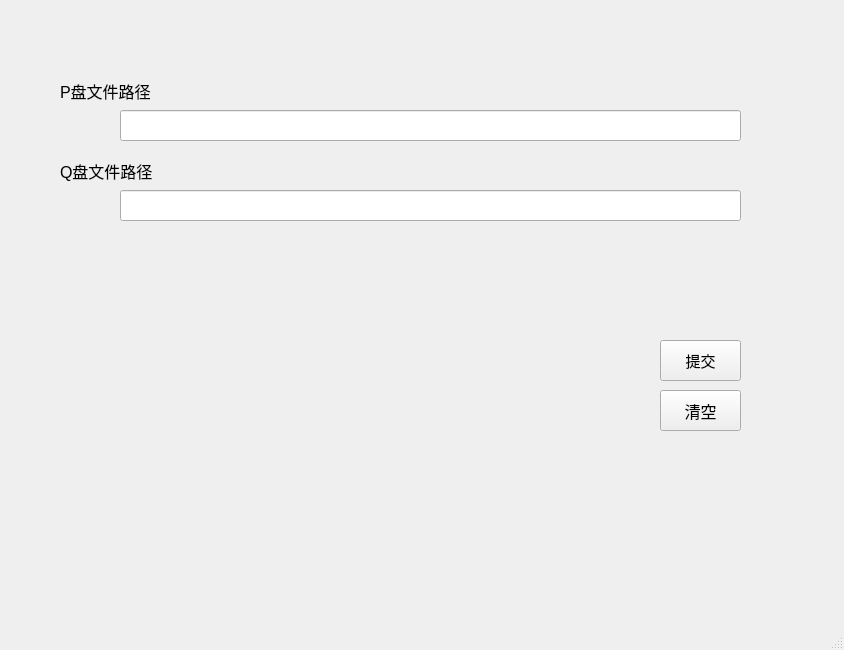
<?xml version="1.0" encoding="UTF-8"?>
<ui version="4.0">
 <class>MainWindow</class>
 <widget class="QMainWindow" name="MainWindow">
  <property name="geometry">
   <rect>
    <x>0</x>
    <y>0</y>
    <width>844</width>
    <height>650</height>
   </rect>
  </property>
  <property name="windowTitle">
   <string>MainWindow</string>
  </property>
  <property name="toolButtonStyle">
   <enum>Qt::ToolButtonFollowStyle</enum>
  </property>
  <widget class="QWidget" name="centralwidget">
   <widget class="QPushButton" name="pushButton">
    <property name="geometry">
     <rect>
      <x>660</x>
      <y>340</y>
      <width>81</width>
      <height>41</height>
     </rect>
    </property>
    <property name="palette">
     <palette>
      <active>
       <colorrole role="Text">
        <brush brushstyle="SolidPattern">
         <color alpha="255">
          <red>0</red>
          <green>0</green>
          <blue>0</blue>
         </color>
        </brush>
       </colorrole>
       <colorrole role="Base">
        <brush brushstyle="SolidPattern">
         <color alpha="255">
          <red>255</red>
          <green>255</green>
          <blue>255</blue>
         </color>
        </brush>
       </colorrole>
       <colorrole role="PlaceholderText">
        <brush brushstyle="SolidPattern">
         <color alpha="128">
          <red>0</red>
          <green>170</green>
          <blue>255</blue>
         </color>
        </brush>
       </colorrole>
      </active>
      <inactive>
       <colorrole role="Text">
        <brush brushstyle="SolidPattern">
         <color alpha="255">
          <red>0</red>
          <green>0</green>
          <blue>0</blue>
         </color>
        </brush>
       </colorrole>
       <colorrole role="Base">
        <brush brushstyle="SolidPattern">
         <color alpha="255">
          <red>255</red>
          <green>255</green>
          <blue>255</blue>
         </color>
        </brush>
       </colorrole>
       <colorrole role="PlaceholderText">
        <brush brushstyle="SolidPattern">
         <color alpha="128">
          <red>0</red>
          <green>170</green>
          <blue>255</blue>
         </color>
        </brush>
       </colorrole>
      </inactive>
      <disabled>
       <colorrole role="Text">
        <brush brushstyle="SolidPattern">
         <color alpha="255">
          <red>120</red>
          <green>120</green>
          <blue>120</blue>
         </color>
        </brush>
       </colorrole>
       <colorrole role="Base">
        <brush brushstyle="SolidPattern">
         <color alpha="255">
          <red>240</red>
          <green>240</green>
          <blue>240</blue>
         </color>
        </brush>
       </colorrole>
       <colorrole role="PlaceholderText">
        <brush brushstyle="SolidPattern">
         <color alpha="128">
          <red>0</red>
          <green>0</green>
          <blue>0</blue>
         </color>
        </brush>
       </colorrole>
      </disabled>
     </palette>
    </property>
    <property name="font">
     <font>
      <family>Algerian</family>
      <pointsize>11</pointsize>
     </font>
    </property>
    <property name="text">
     <string>提交</string>
    </property>
   </widget>
   <widget class="QLineEdit" name="lineEdit">
    <property name="geometry">
     <rect>
      <x>120</x>
      <y>110</y>
      <width>621</width>
      <height>31</height>
     </rect>
    </property>
   </widget>
   <widget class="QLabel" name="label">
    <property name="geometry">
     <rect>
      <x>60</x>
      <y>70</y>
      <width>91</width>
      <height>41</height>
     </rect>
    </property>
    <property name="font">
     <font>
      <pointsize>12</pointsize>
     </font>
    </property>
    <property name="text">
     <string>P盘文件路径</string>
    </property>
   </widget>
   <widget class="QPushButton" name="pushButton_2">
    <property name="geometry">
     <rect>
      <x>660</x>
      <y>390</y>
      <width>81</width>
      <height>41</height>
     </rect>
    </property>
    <property name="font">
     <font>
      <family>Algerian</family>
      <pointsize>12</pointsize>
     </font>
    </property>
    <property name="text">
     <string>清空</string>
    </property>
   </widget>
   <widget class="QLabel" name="label_2">
    <property name="geometry">
     <rect>
      <x>60</x>
      <y>150</y>
      <width>101</width>
      <height>41</height>
     </rect>
    </property>
    <property name="font">
     <font>
      <pointsize>12</pointsize>
     </font>
    </property>
    <property name="text">
     <string>Q盘文件路径</string>
    </property>
   </widget>
   <widget class="QLineEdit" name="lineEdit_2">
    <property name="geometry">
     <rect>
      <x>120</x>
      <y>190</y>
      <width>621</width>
      <height>31</height>
     </rect>
    </property>
    <property name="font">
     <font>
      <pointsize>20</pointsize>
     </font>
    </property>
   </widget>
  </widget>
  <widget class="QMenuBar" name="menubar">
   <property name="geometry">
    <rect>
     <x>0</x>
     <y>0</y>
     <width>844</width>
     <height>23</height>
    </rect>
   </property>
  </widget>
  <widget class="QStatusBar" name="statusbar"/>
 </widget>
 <resources/>
 <connections/>
</ui>
